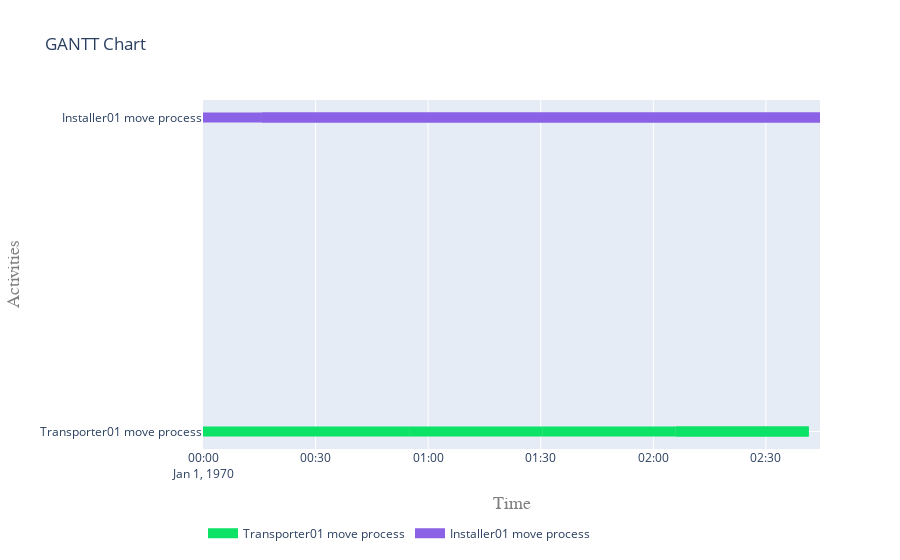

Here is the notebook cell this chart was saved with:
### Markdown cell above
##### 5.2 Visualise gantt charts

### Code cell
plot.get_gantt_chart([transport_activity, installer_move_sequential_activity])

### Figure 1 — Plotly figure (JSON) as saved in the notebook; plotly's stock layout.template omitted (floating-point values rounded to 4 significant figures)
{"data": [{"connectgaps": false, "hoverinfo": "y+name", "line": {"color": "rgb(11,226,102)", "width": 10}, "mode": "lines", "name": "Transporter01 move process", "type": "scatter", "x": ["1970-01-01T00:00:00", "1970-01-01T00:00:00", "1970-01-01T00:19:42.824591", "1970-01-01T00:19:42.824591", "1970-01-01T00:19:42.824591", "1970-01-01T00:19:42.824591", "1970-01-01T00:19:42.824591", "1970-01-01T00:55:08.473774", "1970-01-01T00:55:08.473774", "1970-01-01T00:55:08.473774", "1970-01-01T00:55:08.473774", "1970-01-01T00:55:08.473774", "1970-01-01T01:30:34.122956", "1970-01-01T01:30:34.122956", "1970-01-01T01:30:34.122956", "1970-01-01T01:30:34.122956", "1970-01-01T01:30:34.122956", "1970-01-01T02:05:59.772139", "1970-01-01T02:05:59.772139", "1970-01-01T02:05:59.772139", "1970-01-01T02:05:59.772139", "1970-01-01T02:05:59.772139", "1970-01-01T02:41:25.421321", "1970-01-01T02:41:25.421321", "1970-01-01T02:41:25.421321", "1970-01-01T02:05:59.772139", "1970-01-01T02:05:59.772139", "1970-01-01T02:41:25.421321", "1970-01-01T02:41:25.421321", "1970-01-01T02:41:25.421321"], "y": ["Transporter01 move process", "Transporter01 move process", "Transporter01 move process", "Transporter01 move process", null, "Transporter01 move process", "Transporter01 move process", "Transporter01 move process", "Transporter01 move process", null, "Transporter01 move process", "Transporter01 move process", "Transporter01 move process", "Transporter01 move process", null, "Transporter01 move process", "Transporter01 move process", "Transporter01 move process", "Transporter01 move process", null, "Transporter01 move process", "Transporter01 move process", "Transporter01 move process", "Transporter01 move process", null, "Transporter01 move process", "Transporter01 move process", "Transporter01 move process", "Transporter01 move process", null]}, {"connectgaps": false, "hoverinfo": "y+name", "line": {"color": "rgb(139,98,230)", "width": 10}, "mode": "lines", "name": "Installer01 move process", "type": "scatter", "x": ["1970-01-01T00:00:00", "1970-01-01T00:00:00", "1970-01-01T00:15:42.824591", "1970-01-01T00:15:42.824591", "1970-01-01T00:15:42.824591", "1970-01-01T00:15:42.824591", "1970-01-01T00:15:42.824591", "1970-01-01T02:44:25.421321", "1970-01-01T02:44:25.421321", "1970-01-01T02:44:25.421321", "1970-01-01T00:15:42.824591", "1970-01-01T00:15:42.824591", "1970-01-01T02:44:25.421321", "1970-01-01T02:44:25.421321", "1970-01-01T02:44:25.421321"], "y": ["Installer01 move process", "Installer01 move process", "Installer01 move process", "Installer01 move process", null, "Installer01 move process", "Installer01 move process", "Installer01 move process", "Installer01 move process", null, "Installer01 move process", "Installer01 move process", "Installer01 move process", "Installer01 move process", null]}], "layout": {"hovermode": "closest", "legend": {"orientation": "h", "x": 0, "y": -0.2}, "title": {"text": "GANTT Chart"}, "xaxis": {"range": ["1970-01-01T00:00:00", "1970-01-01T02:44:25.421321"], "title": {"font": {"color": "#7f7f7f", "family": "Courier New, monospace", "size": 18}, "text": "Time"}}, "yaxis": {"title": {"font": {"color": "#7f7f7f", "family": "Courier New, monospace", "size": 18}, "text": "Activities"}}}}
